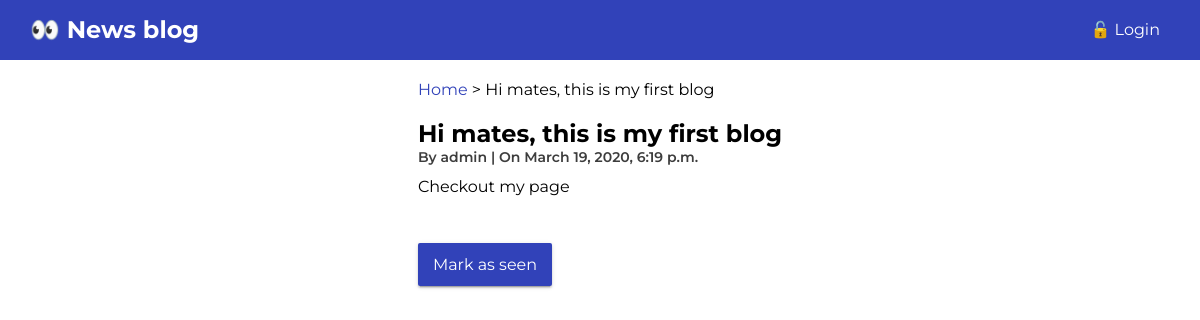
Screenshot of /post/9/ with the database file from the repository.
### post/models.py (models this page shows, shortened)
class Post(models.Model):
    title = models.CharField(max_length=100)
    body = models.TextField(max_length=1000)
    author = models.ForeignKey(User, on_delete=models.CASCADE)
    creation_date = models.DateTimeField(default=now)
    read = models.BooleanField(default=False)

### post/views.py (the view)
# urls.py: url(r'^post/(?P<pk>[\d]+)/$', views.PostDetail.as_view(), name='post_detail'),
class PostDetail(DetailView):
    model = Post
    def get_object(self):
        object = super(PostDetail, self).get_object()
        object.read = True
        object.save()
        return object

### post/templates/post/post_detail.html (shortened to what this page needs)
{% extends 'post/base.html' %}
{% load static %}
{% block breadcrumb %}{{ block.super }} > {{ post.title }} {% endblock %}
{% block content %}
    <div class="blog-item">
            <h2>{{ post.title }} </h2>
            <div class="info">
                By <span><a href="#">{{ post.author }}</a></span> | On <span>{{ post.creation_date }}</span>
            </div>
            <p> {{ post.body  }}</p>
        </div>
    <div class="form">
        <form action="" method="post" novalidate>
            <p><input type="submit" value="Mark as seen"></p>
        </form>
    </div>
{% endblock %}

### post/static/post/css/style.css (style rules this page uses)
:root { --primary: #3142b9; --primary-light: rgb(212, 47, 47); --light-dark: #3d3d3d; --lighter-dark: #5e5d5d; }
body { font-family: 'Montserrat', sans-serif; }
h2 { margin: 0; }
a { text-decoration: none; color: var(--secondary); }
nav > h2, p { margin: 0; }
.content-wrapper > div { grid-column: 2; max-width: 780px; margin: 20px 0; }
.blog-item .info { margin-bottom: 10px; font-size: 14px; font-weight: 600; color: var(--light-dark); }
.blog-item p { line-height: 22px; }
.form input, textarea, select { width: 100%; padding: 12px 15px; border-radius: 2px; border: none; margin: 5px 0 20px 0; font-size: 16px; background: #f3efef; box-shadow: 0 2px 2px 0 rgba(0,0,0,.14),0 3px 1px -2px rgba(0,0,0,.2),0 1px 5px 0 rgba(0,0,0,.12); }
.form input[type="submit"] { background: var(--primary); color: white; width: auto; }

### rows the page displays
Post: title "Hi mates, this is my first blog", author "admin", creation_date "March 19, 2020, 6:19 p.m.", body "Checkout my page"
